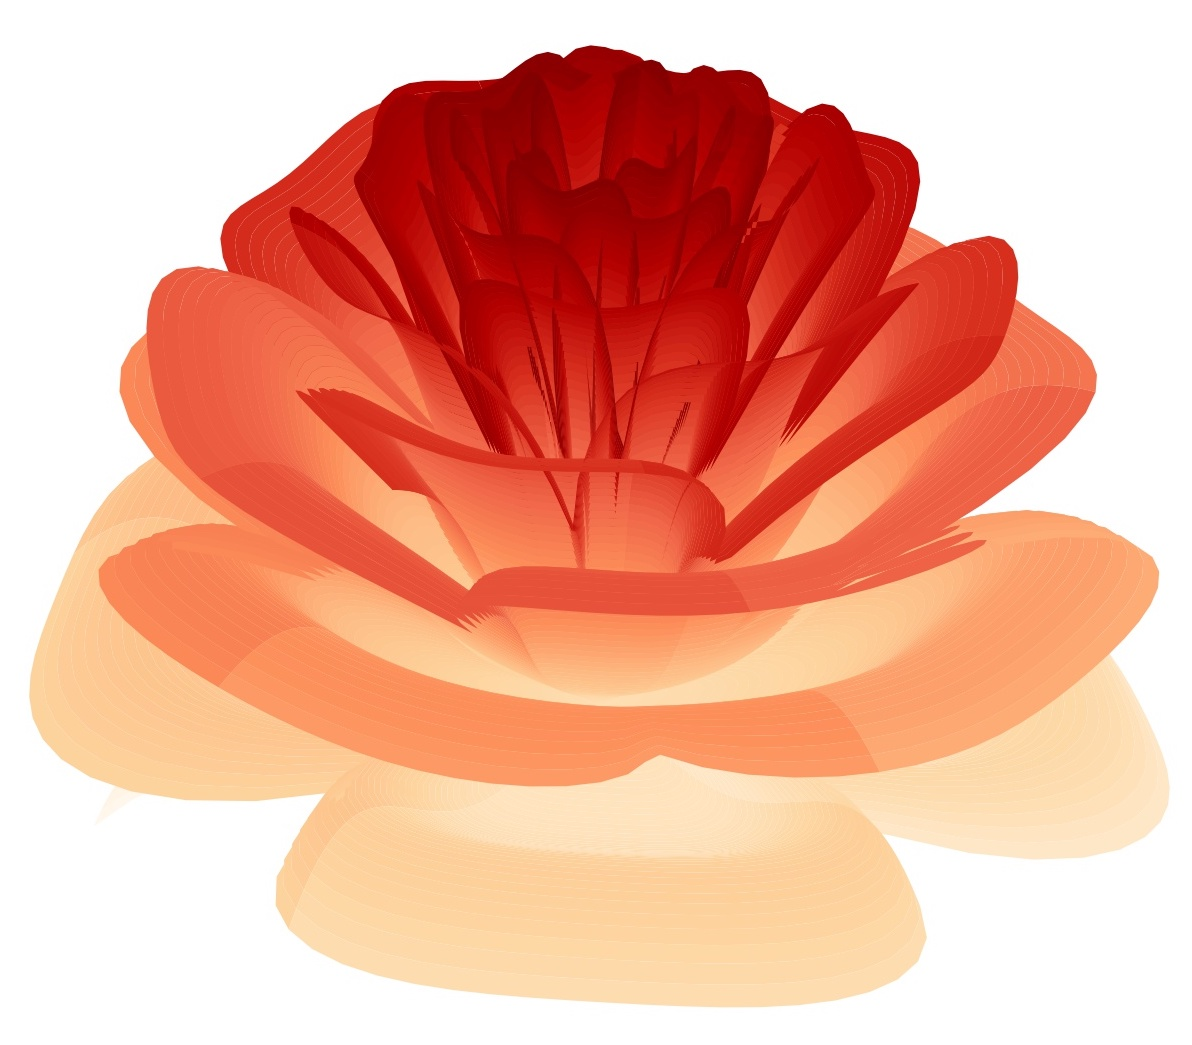

Reproduce this figure in Python.
from numpy import pi, linspace, meshgrid, exp, sin, cos, mod
import matplotlib.pyplot as plt
import matplotlib


n = 1000
A, B, C = 2.0, 1.27, 8.0
R, THETA = meshgrid(linspace(0, 1, n), linspace(-2, 20 * pi, n))
petalNum = 3.6

# Ugly maths https://www.facebook.com/MATLAB
x = 1 - 0.50 * (1.25 * (1 - mod(petalNum * THETA, 2 * pi) / pi) ** 2 - 0.25) ** 2
phi = (pi / 2) * exp(-THETA / (C * pi))
y = A * (R ** 2) * (B * R - 1) ** 2 * sin(phi)
R2 = x * (R * sin(phi) + y * cos(phi))
X = R2 * sin(THETA)
Y = R2 * cos(THETA)
Z = x * (R * cos(phi) - y * sin(phi))

# plotting
matplotlib.rcParams["text.usetex"] = False
fig, ax = plt.subplots(subplot_kw={"projection": "3d"})
ax.plot_surface(X, Y, Z, cmap="OrRd", antialiased=True)
plt.axis("off")
plt.savefig("rose.jpg", dpi=500, bbox_inches="tight", pad_inches=0)
plt.show()
